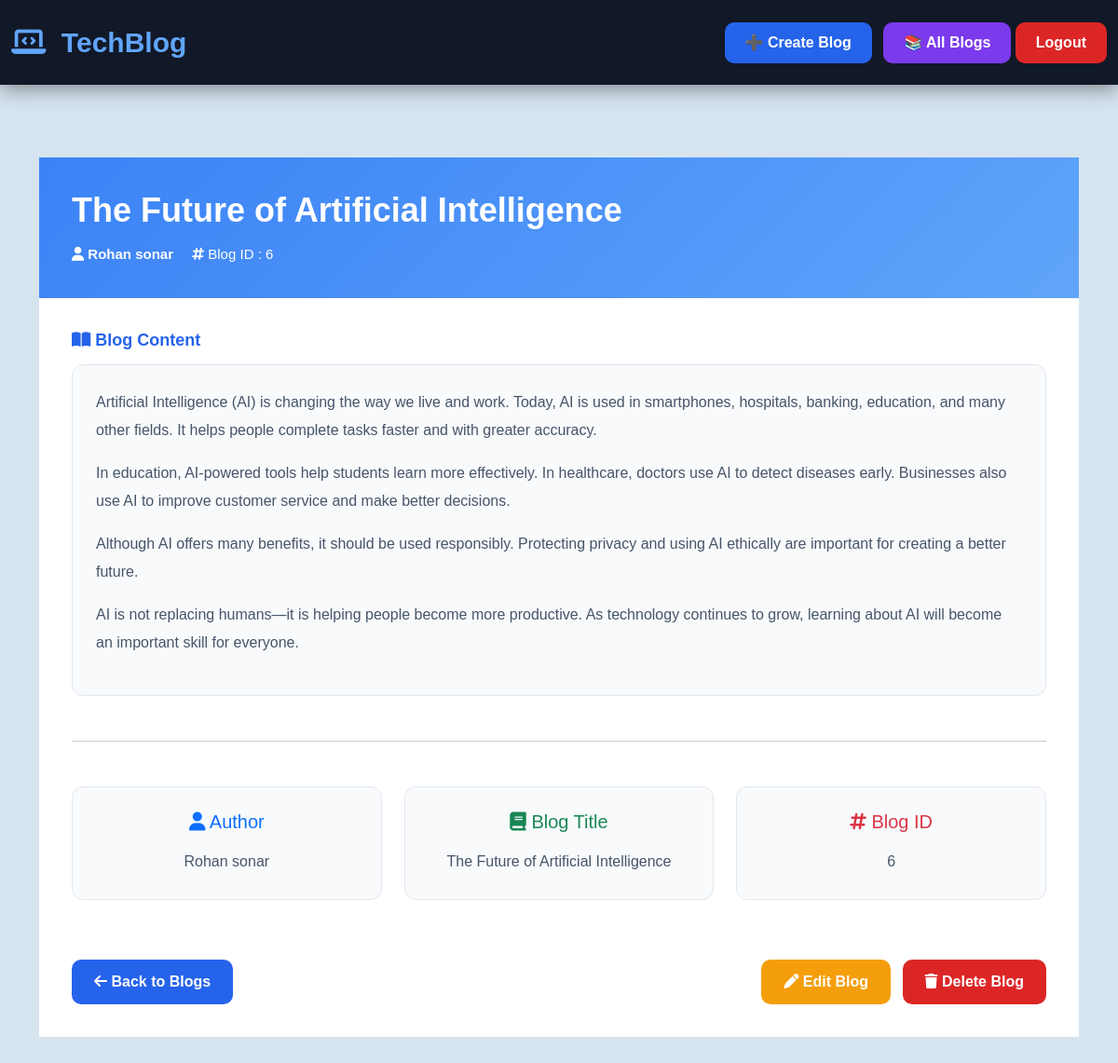
The page /posts/view/6/ (signed in) on the database its author committed.
### posts/models.py (models this page shows, shortened)
class Blog(models.Model):
    title=models.CharField(max_length=200)
    content=models.TextField()
    tags=models.CharField(max_length=200)
    author=models.CharField(max_length=100)
    created_at = models.DateTimeField(auto_now_add=True)
    updated_at = models.DateTimeField(auto_now=True)

### posts/views.py (the view)
# urls.py: path('view/<int:id>/', views.view_blog, name='view_blog'),
@login_required
def view_blog(request, id):
    blog = get_object_or_404(Blog, id=id)
    html_content = markdown.markdown(blog.content)
    tags = extract_tags(blog.content)
    emails = extract_emails(blog.content)
    return render(request, "view_blog.html", {
        "blog": blog,
        "html_content": html_content,
        "tags": tags,
        "emails": emails,
    })

### posts/views.py (called while the page is built)
def extract_tags(content):
    tags = re.findall(r"#(\w+)", content)
    return tags

def extract_emails(content):
    emails = re.findall(
        r"[A-Za-z0-9._%+-]+@[A-Za-z0-9.-]+\.[A-Za-z]{2,}",
        content
    )
    return emails

### templates/view_blog.html (shortened to what this page needs)
{% extends 'base.html' %}
{% block content %}
<div class="view-container">
<div class="blog-card">
<div class="blog-header">
<h1 class="blog-title">
{{ blog.title }}
</h1>
<div class="blog-info">
<div>
<i class="fa-solid fa-user"></i>
<strong>{{ blog.author }}</strong>
</div>
<div>
<i class="fa-solid fa-hashtag"></i>
Blog ID : {{ blog.id }}
</div>
</div>
</div>
<div class="blog-body">
<h4 class="section-title">
<i class="fa-solid fa-book-open"></i>
Blog Content
</h4>
<div class="blog-content">
{{ html_content|safe }}
</div>
<hr class="my-5">
<div class="row text-center">
<div class="col-md-4 mb-3">
<div class="blog-content">
<h5 class="text-primary">
<i class="fa-solid fa-user"></i>
Author
</h5>
<p class="mt-3 mb-0">
{{ blog.author }}
</p>
</div>
</div>
<div class="col-md-4 mb-3">
<div class="blog-content">
<h5 class="text-success">
<i class="fa-solid fa-book"></i>
Blog Title
</h5>
<p class="mt-3 mb-0">
{{ blog.title }}
</p>
</div>
</div>
<div class="col-md-4 mb-3">
<div class="blog-content">
<h5 class="text-danger">
<i class="fa-solid fa-hashtag"></i>
Blog ID
</h5>
<p class="mt-3 mb-0">
{{ blog.id }}
</p>
</div>
</div>
</div>
<div class="d-flex justify-content-between flex-wrap mt-5">
<a href="{% url 'blog_list' %}" class="btn-back">
<i class="fa-solid fa-arrow-left"></i>
Back to Blogs
</a>
<div>
<a href="{% url 'edit_blog' blog.id %}" class="btn-edit me-2">
<i class="fa-solid fa-pen"></i>
Edit Blog
</a>
<a href="{% url 'delete_blog' blog.id %}" class="btn-delete">
<i class="fa-solid fa-trash"></i>
Delete Blog
</a>
</div>
</div>
</div>
</div>
</div>
{% endblock %}

### templates/base.html (style rules this page uses)
body { background:#0b1120; font-family:'Poppins',sans-serif; }
hr { border-color:#1f2937; }

### templates/view_blog.html (style rules this page uses)
* { margin:0; padding:0; box-sizing:border-box; font-family:'Poppins',sans-serif; }
body { background:#d6e4f0; font-family:'Poppins',sans-serif; }
.view-container { max-width:1600px; margin:40px auto; padding:30px; }
.blog-card { background:#ffffff; }
.blog-header { background:linear-gradient(135deg,#3b82f6,#60a5fa); padding:35px; color:white; }
.blog-title { font-size:36px; font-weight:700; margin-bottom:15px; }
.blog-info { display:flex; gap:20px; flex-wrap:wrap; font-size:15px; }
.blog-body { padding:35px; }
.section-title { font-size:18px; font-weight:600; color:#2563eb; margin-bottom:15px; }
.blog-content { background:#f8fafc; padding:25px; border-radius:12px; line-height:30px; font-size:16px; color:#475569; border:1px solid #e2e8f0; }
.btn-back, .btn-edit, .btn-delete { padding:12px 24px; border:none; border-radius:10px; text-decoration:none; font-weight:600; transition:.3s; display:inline-block; }
.btn-back { background:#2563eb; color:white; }
.btn-edit { background:#f59e0b; color:white; }
.btn-delete { background:#dc2626; color:white; }

### rows shown on the page
Blog: title "The Future of Artificial Intelligence", author "Rohan sonar", id "6"
